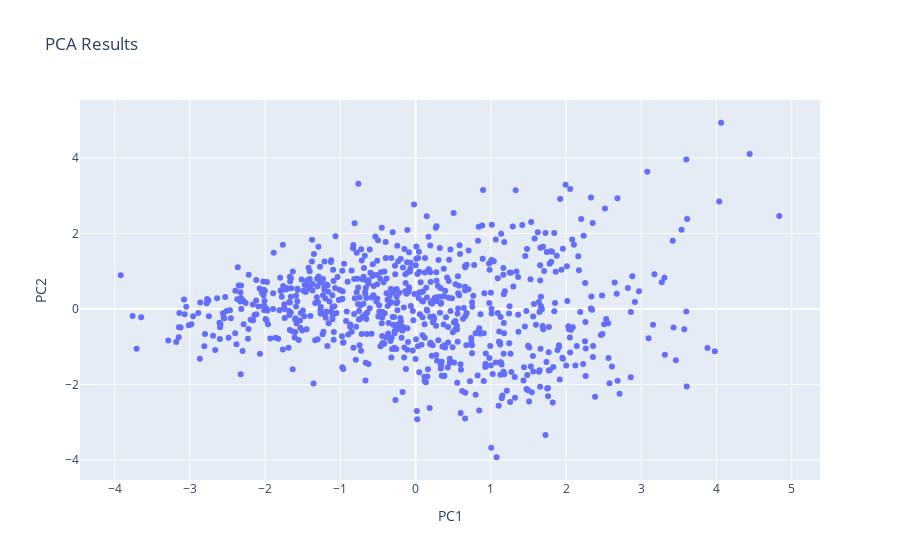

Notebook code for this chart:
### Code cell
fig_pca = px.scatter(pca_df, x='PC1', y='PC2', title='PCA Results')
fig_pca.show()

### Figure 1 — Plotly figure (JSON) as saved in the notebook; plotly's stock layout.template omitted (floating-point values rounded to 4 significant figures; data arrays with more than 128 entries replaced by an {"elided": "..."} marker saying what was removed)
{"data": [{"hovertemplate": "PC1=%{x}<br>PC2=%{y}<extra></extra>", "legendgroup": "", "marker": {"color": "#636efa", "symbol": "circle"}, "mode": "markers", "name": "", "orientation": "v", "showlegend": false, "type": "scatter", "x": {"elided": "768 float values"}, "xaxis": "x", "y": {"elided": "768 float values"}, "yaxis": "y"}], "layout": {"autosize": true, "legend": {"tracegroupgap": 0}, "title": {"text": "PCA Results"}, "xaxis": {"anchor": "y", "autorange": true, "domain": [0, 1], "range": [-4.449, 5.364], "title": {"text": "PC1"}, "type": "linear"}, "yaxis": {"anchor": "x", "autorange": true, "domain": [0, 1], "range": [-4.657, 5.661], "title": {"text": "PC2"}, "type": "linear"}}}
